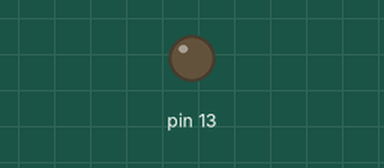
Simulated run of this sketch. Board: Arduino Uno, built with avr-gcc and run on an emulated ATmega328P. Shown: output pins drawn as LEDs (lit = HIGH). What the sketch prints to the serial monitor is not drawn.

Above: at 3.05 s.
Timing chart, 0 to 6.0 s (numbered marks = the images above):
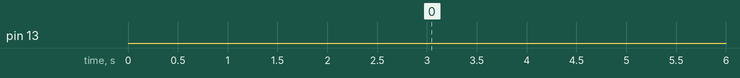

The sketch:

Bell_Curve.ino
```cpp
#define SPEED 300   //Y-axis base speed
#define MAX_SPEED 1000
#define A_ (MAX_SPEED-1.5*SPEED)  // A_ is the max value of the curve.
                                  // B_ is the location of the peak.
                                  // C_ is the width of the bell.

#define BELL_CURVE(x, c)   A_*exp(-float(sq(x-c/2))/float(2*sq(c/6)))   // Returns a value corresponding to the bell curve

#define SPEED_CONVERSION_FACTOR     0.2F    // Converts 0->1000 value to Euclidean speed in cm/s.
                                            // Can be found experimenatally only.

#define ENCODER_CONVERSION_FACTOR   1.25F   // Converts encoder value to Euclidean distance in mm.
                                            // Can be calculated using 2*PI*Radius/((Pulses/Rev)*(Gear Ratio)*(Counting Mode)).
                                            // Note the value can also be interpreted as the resolution of the encoder.
                                            // Counting Mode can be 1X, 2X and 4X for only rising/falling edge of one pin,
                                            //                                         rising and falling edge of one pin
                                            //                                   and rising and falling edge of both pins
                                            // Currently we are using the N20 motor with 1:50 Gr and 3 Pulses/Revolution(PPR) of encoder shaft.
                                            // This can be Quadrupled to 12 PPR by checking multiple state changes.
// Read https://www.motioncontroltips.com/faq-what-do-x1-x2-and-x4-position-encoding-mean-for-incremental-encoders/ for more info.
                                            // Our wheel diameter is approx 60mm I believe, but may need to change.
                                            // PI*60.0/(3*1*50) = 1.25 mm/pulse <- Resolution of encoder

/* TIME IS DESIGNED TO ADJUST THE DISTANCE UPDATE RATE TO THAT OF REALISTIC VALUES*/

// When rate of change of speed changes rate of change of distance will also change proportionally.
// The below function adjusts the rate of change of distance this is to emulate the behaviour of the bot better.

#define TIME(s, p)   float(abs(ENCODER_CONVERSION_FACTOR*p-END/2)*100.0F)/float(SPEED_CONVERSION_FACTOR*float(s))  // returns time in ms

#define END   230.0F  // One segment is 24cm in length.
#define END_2 340.0F  // One diagonal segment is 34cm in length.

uint16_t  lastDistance = 0,   //
          readDistance = 0,   // Updated by ISR Routine from the Teensy LC  but manually updated here
          speed = 0,          //
          sample_time = 0,
          prev_sample = 0;

uint32_t  lastTime,
          time_taken = 0;

void setup() {
  Serial.begin(115200);         //establish serial connection for debugging
  pinMode(13, OUTPUT);
  delay(3000);
  lastTime = millis();
}

void loop() {
  //if(millis()-lastTime >= 100){
  //speed = bell_curve(readDistance, END);
  //print_curve(speed);
  speed = BELL_CURVE(int(float(readDistance)*ENCODER_CONVERSION_FACTOR), END);
  sample_time  = TIME(speed + SPEED, readDistance);
  update_distance();
  print_curve();
  delay(1);
  if(int(float(readDistance)*ENCODER_CONVERSION_FACTOR) > END){
    //Serial.print(" Total Time Taken : ");
    //Serial.println(time_taken);
    while(1) digitalWrite(13, millis()%1000<200);
  }
}

void update_distance(void){
  if(millis() - lastTime > sample_time){
    readDistance++;
    //prev_sample = sample_time;
    time_taken += sample_time;
    lastTime = millis();
  }
}

void print_curve(void) {
  //if(abs(sample_time-prev_sample)>0) return;
  //Serial.print("Speed: ");
  Serial.print(speed + SPEED);
  Serial.print(',');
  //Serial.print(" Distance_Covered: ");
  Serial.println(int(float(readDistance)*ENCODER_CONVERSION_FACTOR));
  //Serial.print(',');
  //Serial.print(" Time Period: ");
  //Serial.println(sample_time);
}

uint16_t bell_curve(int distance, uint32_t endPoint){
  uint32_t b = endPoint/2, c = endPoint/6 ;
  //lastDistance = distance;
  return(A_*exp(-float(sq(distance-b  ))/float(2*sq(c))));
//       A_*exp(-float(sq(x       -c/2))/float(2*sq(c)))
}
```

Measured:
- by itself, pin 13: LOW → HIGH at 17.0 s, → LOW 0.18 s later, → HIGH 0.80 s later, → LOW 0.20 s later, … (226 changes in this stretch)
